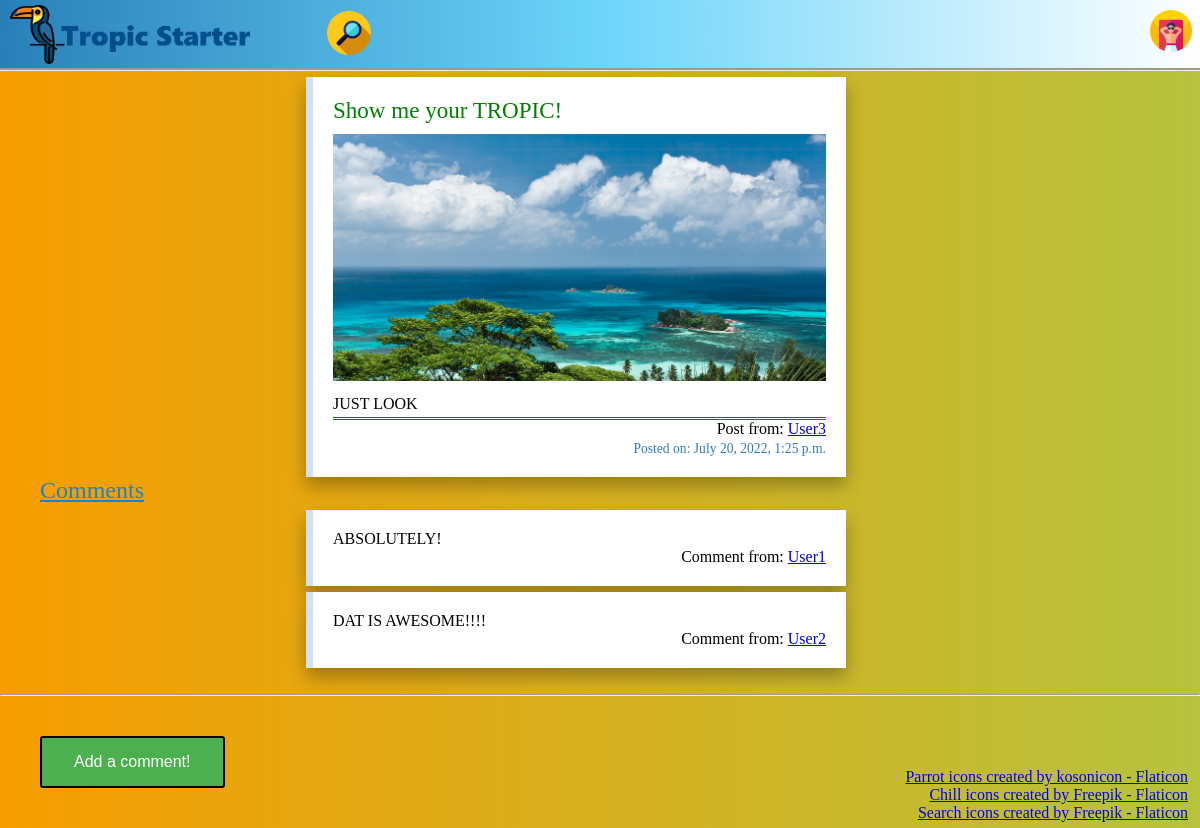
Page /post/6/ on the committed database.
### tropic_starter/models.py (models this page shows, shortened)
class Post(models.Model):
    title = models.CharField(max_length=255)
    content = models.TextField()
    post_pic = models.ImageField(blank=True, null=True, upload_to='postspics/')
    datetime = models.DateTimeField(auto_now=True)
    author = models.ForeignKey(TSUser, on_delete=models.CASCADE, parent_link=True, null=False)

class TSUser(AbstractUser):
    email = models.EmailField(max_length=254, blank=False, unique=True)
    USERNAME_FIELD = 'email'
    REQUIRED_FIELDS = ['username']
    def __str__(self):
        return self.username

class Comment(models.Model):
    post = models.ForeignKey(Post, on_delete=models.CASCADE, parent_link=True)
    content = models.TextField()
    author = models.ForeignKey(TSUser, on_delete=models.CASCADE, parent_link=True, null=False)

### tropic_starter/views.py (the view, shortened to what this page needs)
# urls.py: path('post/<int:id>/', ThePostPage_WithCommView.as_view(), name='thepostpage'),
class ThePostPage_WithCommView(View):
    def get(self, request, id):
        thepost = Post.objects.get(id=id)
        postcomments = Comment.objects.filter(post_id=id).order_by('-id')
        if request.user.is_authenticated:
            commentform = AddCommentForm()
        else:
            commentform = None
        return render(request, 'thepost.html', {'thepost': thepost, 'postcomments': postcomments, 'commentform': commentform})

### tropic_starter/templates/thepost.html (shortened to what this page needs)
{% extends 'base.html' %}
{% block body %}
    <section>
        <div class="wholepost">
            <div class="posttitle"><a class="posttitle" href="/post/{{ thepost.id }}">{{ thepost.title }}</a></div>
            {% if thepost.post_pic %}
                <img class="postpic" src="{{ thepost.post_pic.url }}">
            {% endif %}
            <div class="postcontent">{{ thepost.content }}</div>
            <div class="postauthor">Post from: <a href="/userpage/{{ thepost.author.id }}">{{ thepost.author}}</a></div>
            <div class="postdatetime">Posted on: {{ thepost.datetime }}</div>
        </div>
        <div class="commentsstart">Comments</div>
          {% for com in postcomments %}
            <div class="comment">
                <div class="commentcontent">{{ com.content }}</div>
                <div class="commentauthor">Comment from: <a href="/userpage/{{ com.author.id }}">{{ com.author }}</a></div>
            </div>
          {% endfor %}
        <br>
    </section>
    <hr>
    <section>
    <form class="commentform" action="" method="post">
        <input class="submitcommentbutton" type="submit" value="Add a comment!">
    </form>
    </section>
{% endblock %}

### tropic_starter/static/styles.css (style rules this page uses)
.body { background-image: url('pics/background.jpg'); margin: 0%; position: static; }
.wholepost { box-sizing: border-box; text-align: left; display: block; margin-left: 25.5%; margin-right: auto; width: 45%; height: 100%; padding: 20px; margin-top: 0.5%; background: white; position: relative; border-left: 7px solid #cfe2f3; box-shadow: 0px 9px 17px 0px rgba(0,0,0,0.3); }
.posttitle { box-sizing: border-box; text-decoration: none; font-size: 1.2em; color: green; text-align: left; margin-bottom: 2%; }
.postpic { box-sizing: border-box; margin: auto; position: relative; max-width: 100%; }
.postcontent { box-sizing: border-box; margin-top: 2%; margin-bottom: 1%; }
.postdatetime { box-sizing: border-box; margin-top: 0.5%; font-size: 0.85em; color: #337bbc; text-align: right; }
.postauthor { border-top-style: double; border-top-color: green; border-top-width: 3.5px box-sizing: border-box; margin-top: 1%; text-decoration: none; text-align: right; color: black; }
.commentsstart { box-sizing: border-box; margin-left: 40px; font-size: 1.5em; color: #1783d4; text-decoration: underline; }
.comment { box-sizing: border-box; text-align: left; display: block; margin-left: 25.5%; margin-right: auto; width: 45%; height: 100%; padding: 20px; margin-top: 0.5%; background: white; position: relative; border-left: 7px solid #cfe2f3; box-shadow: 0px 9px 17px 0px rgba(0,0,0,0.3); }
.commentcontent { box-sizing: border-box; }
.commentauthor { text-decoration: none; box-sizing: border-box; text-align: right; }
.commentform { box-sizing: border-box; display: block; margin-left: auto; margin-right: auto; width: 50%; height: 100%; padding: 20px; margin: 20px; }
.submitcommentbutton { box-sizing: border-box; background-color: #4CAF50; border: 2px solid black; color: white; padding: 15px 32px; border-radius: 3px; text-align: center; text-decoration: none; display: inline-block; font-size: 16px; }

### rows in the picture
Post: title "Show me your TROPIC!", post_pic (picture), content "JUST LOOK", author "User3", datetime "July 20, 2022, 1:25 p.m."
Comment: content "ABSOLUTELY!", author "User1"
Comment: content "DAT IS AWESOME!!!!", author "User2"
